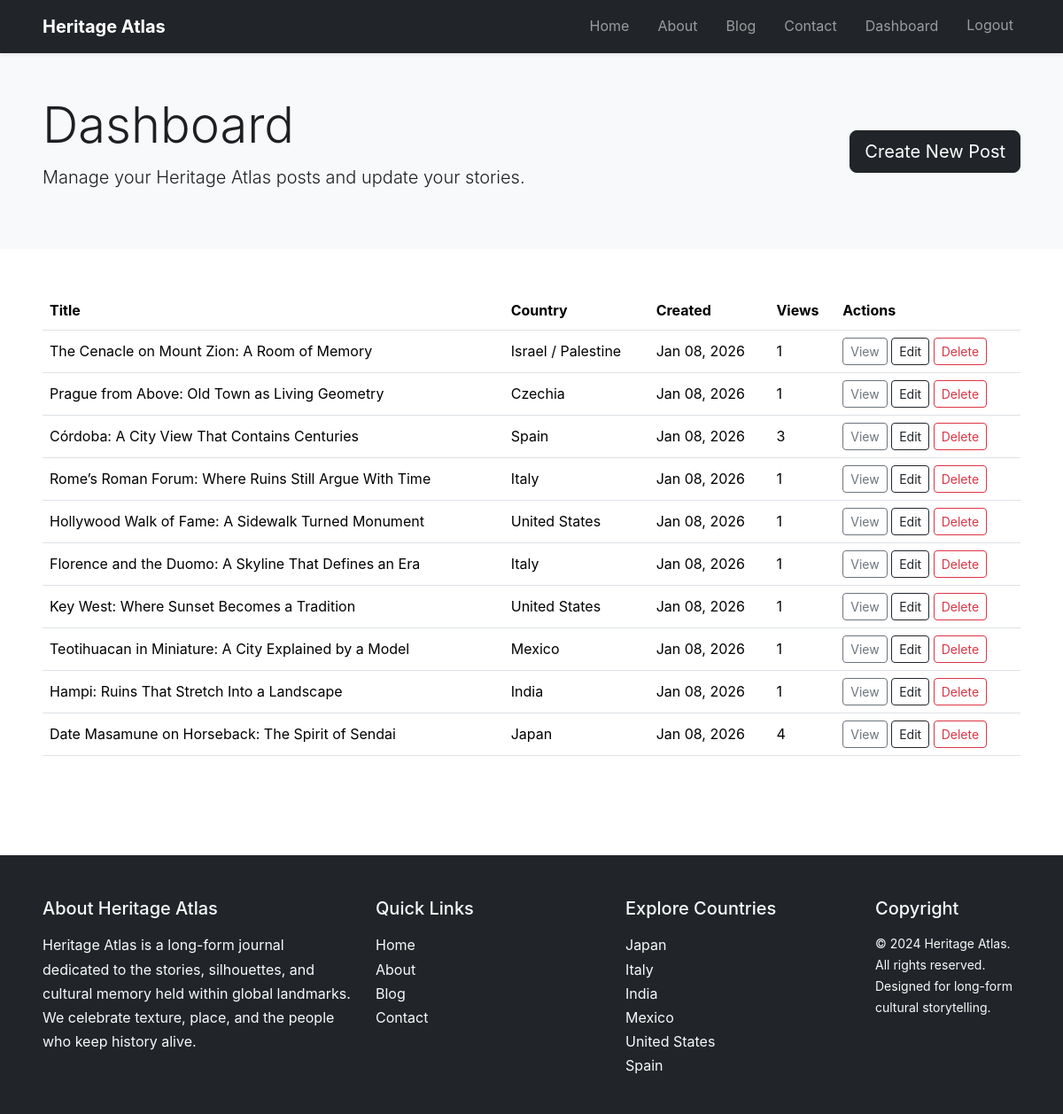
The page /dashboard/ (signed in) on the database its author committed.
### blog/models.py (models this page shows, shortened)
class Post(models.Model):
    title = models.CharField(max_length=255)
    slug = models.SlugField(unique=True)
    country = models.CharField(max_length=100)
    city_or_region = models.CharField(max_length=150, blank=True)
    hero_image = models.ImageField(upload_to="posts/", blank=True, null=True)
    short_description = models.TextField()
    full_description = models.TextField()
    created_at = models.DateTimeField(auto_now_add=True)
    updated_at = models.DateTimeField(auto_now=True)
    author = models.ForeignKey(settings.AUTH_USER_MODEL, on_delete=models.CASCADE)
    views = models.IntegerField(default=0)
    class Meta:
        ordering = ["-created_at"]
    def get_absolute_url(self):
        return reverse("blog_detail", kwargs={"slug": self.slug})

### blog/views.py (the view)
# urls.py: path("dashboard/", views.DashboardListView.as_view(), name="dashboard"),
class DashboardListView(LoginRequiredMixin, ListView):
    model = Post
    template_name = "blog/dashboard_list.html"
    context_object_name = "posts"
    def get_queryset(self):
        queryset = Post.objects.select_related("author")
        if self.request.user.is_staff:
            return queryset
        return queryset.filter(author=self.request.user)

### blog/templates/blog/dashboard_list.html (shortened to what this page needs)
{% extends "base.html" %}
{% block content %}
<section class="py-5 bg-light">
    <div class="container-fluid px-lg-5">
        <div class="d-flex justify-content-between align-items-center flex-wrap gap-3">
            <div>
                <h1 class="display-4">Dashboard</h1>
                <p class="lead">Manage your Heritage Atlas posts and update your stories.</p>
            </div>
            <a class="btn btn-dark btn-lg" href="{% url 'post_create' %}">Create New Post</a>
        </div>
    </div>
</section>
<section class="py-5">
    <div class="container-fluid px-lg-5">
        <div class="table-responsive">
            <table class="table align-middle">
                <thead>
                    <tr>
                        <th>Title</th>
                        <th>Country</th>
                        <th>Created</th>
                        <th>Views</th>
                        <th>Actions</th>
                    </tr>
                </thead>
                <tbody>
                    {% for post in posts %}
                        <tr>
                            <td>{{ post.title }}</td>
                            <td>{{ post.country }}</td>
                            <td>{{ post.created_at|date:"M d, Y" }}</td>
                            <td>{{ post.views }}</td>
                            <td>
                                <a class="btn btn-sm btn-outline-secondary" href="{{ post.get_absolute_url }}">View</a>
                                <a class="btn btn-sm btn-outline-dark" href="{% url 'post_edit' post.slug %}">Edit</a>
                                <a class="btn btn-sm btn-outline-danger" href="{% url 'post_delete' post.slug %}">Delete</a>
                            </td>
                        </tr>
                    {% empty %}
                        <tr><td colspan="5">No posts yet.</td></tr>
                    {% endfor %}
                </tbody>
            </table>
        </div>
    </div>
</section>
{% endblock %}

### static/css/styles.css (style rules this page uses)
body { font-family: "Inter", "Segoe UI", system-ui, sans-serif; line-height: 1.7; color: #1e1f23; }
.table td, .table th { vertical-align: middle; }

### rows shown on the page
Post: title "The Cenacle on Mount Zion: A Room of Memory", country "Israel / Palestine", created_at "Jan 08, 2026", views "1"
Post: title "Prague from Above: Old Town as Living Geometry", country "Czechia", created_at "Jan 08, 2026", views "1"
Post: title "Córdoba: A City View That Contains Centuries", country "Spain", created_at "Jan 08, 2026", views "3"
Post: title "Rome’s Roman Forum: Where Ruins Still Argue With Time", country "Italy", created_at "Jan 08, 2026", views "1"
Post: title "Hollywood Walk of Fame: A Sidewalk Turned Monument", country "United States", created_at "Jan 08, 2026", views "1"
Post: title "Florence and the Duomo: A Skyline That Defines an Era", country "Italy", created_at "Jan 08, 2026", views "1"
Post: title "Key West: Where Sunset Becomes a Tradition", country "United States", created_at "Jan 08, 2026", views "1"
Post: title "Teotihuacan in Miniature: A City Explained by a Model", country "Mexico", created_at "Jan 08, 2026", views "1"
Post: title "Hampi: Ruins That Stretch Into a Landscape", country "India", created_at "Jan 08, 2026", views "1"
Post: title "Date Masamune on Horseback: The Spirit of Sendai", country "Japan", created_at "Jan 08, 2026", views "4"
